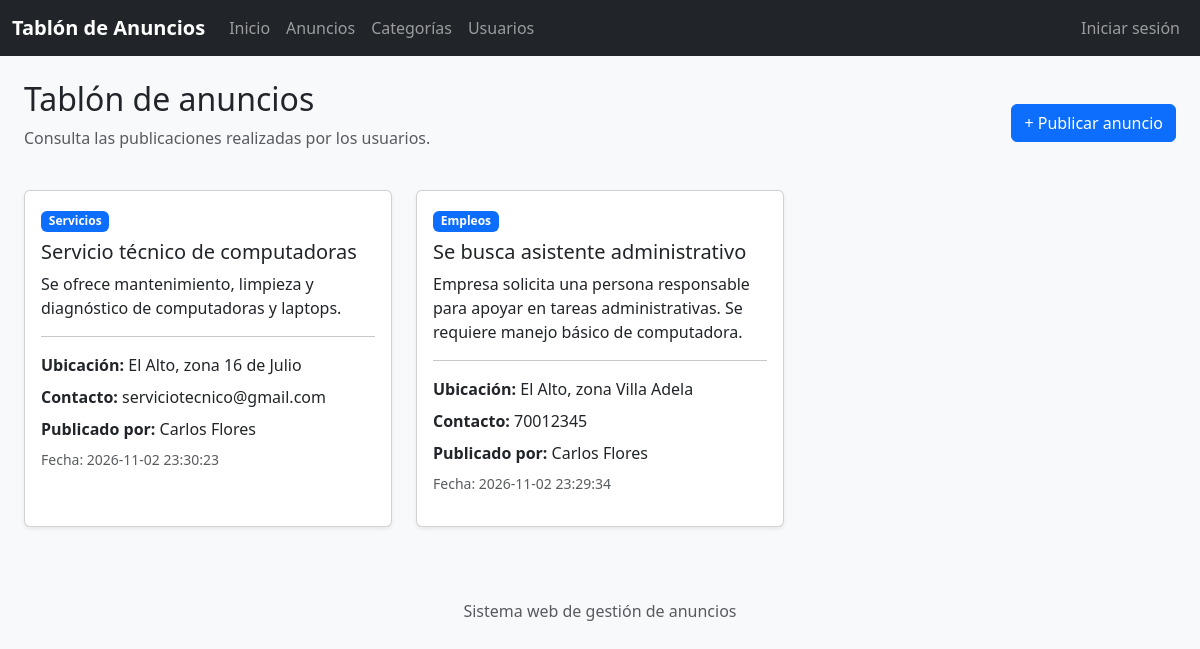
/anuncios/, run on the app's committed database.
### blueprintapp/anuncios/models.py (models this page shows, shortened)
class Anuncio(db.Model):
    __tablename__ = "anuncios"
    id = db.Column(db.Integer,primary_key=True)
    titulo = db.Column(db.String,nullable=False)
    descripcion = db.Column(db.String,nullable=False)
    ubicacion = db.Column(db.String,nullable=False)
    contacto = db.Column(db.String,nullable=False)
    fecha_publicacion = db.Column(db.DateTime,server_default=db.func.now())
    usuario_id = db.Column(db.Integer,db.ForeignKey('usuarios.id'),nullable=False)
    categoria_id = db.Column(db.Integer,db.ForeignKey('categorias.id'),nullable=False)
    usuario = db.relationship('Usuario',backref='anuncios')
    categoria = db.relationship('Categoria',backref='anuncios')

### blueprintapp/categorias/models.py (models this page shows, shortened)
class Categoria(db.Model):
    __tablename__ = "categorias"
    id = db.Column(db.Integer,primary_key=True)
    nombre = db.Column(db.String,nullable=False,unique=True)
    descripcion = db.Column(db.String,nullable=False)

### blueprintapp/usuarios/models.py (models this page shows, shortened)
class Usuario(db.Model):
    __tablename__ = "usuarios"
    id = db.Column(db.Integer, primary_key=True)
    nombre = db.Column(db.String,nullable=False)
    email = db.Column(db.String,unique=True,nullable=False)
    password = db.Column(db.String,nullable=False)

### blueprintapp/anuncios/routes.py (the view)
@bp_anuncio.route("/")
def index():
    anuncios = Anuncio.query.order_by(Anuncio.fecha_publicacion.desc()).all()
    return render_template('anuncios/index.html',anuncios=anuncios)

### blueprintapp/anuncios/templates/anuncios/index.html (shortened to what this page needs)
{% extends "base.html" %}
{% block content %}
<div class="d-flex justify-content-between align-items-center mb-4">
    <div>
        <h2>Tablón de anuncios</h2>
        <p class="text-muted">
            Consulta las publicaciones realizadas por los usuarios.
        </p>
    </div>
    <a href="{{ url_for('bp_anuncio.create') }}" class="btn btn-primary">
        + Publicar anuncio
    </a>
</div>
<div class="row">
    {% for item in anuncios %}
    <div class="col-md-6 col-lg-4 mb-4">
        <div class="card shadow-sm h-100">
            <div class="card-body">
                <span class="badge bg-primary mb-2">
                    {{ item.categoria.nombre }}
                </span>
                <h5 class="card-title">
                    {{ item.titulo }}
                </h5>
                <p class="card-text">
                    {{ item.descripcion }}
                </p>
                <hr>
                <p class="mb-2">
                    <strong>Ubicación:</strong>
                    {{ item.ubicacion }}
                </p>
                <p class="mb-2">
                    <strong>Contacto:</strong>
                    {{ item.contacto }}
                </p>
                <p class="mb-2">
                    <strong>Publicado por:</strong>
                    {{ item.usuario.nombre }}
                </p>
                <p class="text-muted small">
                    Fecha: {{ item.fecha_publicacion }}
                </p>
            </div>
        </div>
    </div>
    {% else %}
    <div class="col-12">
        <div class="alert alert-info text-center">
            No hay anuncios publicados todavía.
        </div>
    </div>
    {% endfor %}
</div>
{% endblock %}

### blueprintapp/templates/base.html (shortened to what this page needs)
<!DOCTYPE html>
<html lang="es">
<head>
    <link href="https://cdn.jsdelivr.net/npm/bootstrap@5.3.3/dist/css/bootstrap.min.css" rel="stylesheet">
</head>
<body class="bg-light">
    <nav class="navbar navbar-expand-lg navbar-dark bg-dark">
        <div class="container-fluid">
            <a class="navbar-brand fw-bold" href="{{ url_for('bp_core.index') }}">
                Tablón de Anuncios
            </a>
            <div class="collapse navbar-collapse" id="menu">
                <div class="navbar-nav me-auto">
                    <a class="nav-link" href="{{ url_for('bp_core.index') }}">
                        Inicio
                    </a>
                    <a class="nav-link" href="{{ url_for('bp_anuncio.index') }}">
                        Anuncios
                    </a>
                    <a class="nav-link" href="{{ url_for('bp_categoria.index') }}">
                        Categorías
                    </a>
                    <a class="nav-link" href="{{ url_for('bp_usuario.index') }}">
                        Usuarios
                    </a>
                </div>
                <div class="navbar-nav">
                    {% if session.get('usuario_id') %}
                    <span class="navbar-text text-white me-3">
                        {{ session.get('usuario') }}
                    </span>
                    <a class="nav-link text-warning" href="{{ url_for('bp_auth.logout') }}">
                        Cerrar sesión
                    </a>
                    {% else %}
                    <a class="nav-link" href="{{ url_for('bp_auth.login') }}">
                        Iniciar sesión
                    </a>
                    {% endif %}
                </div>
            </div>
        </div>
    </nav>
    <main class="container-fluid mt-4 px-4">
        {% block content %}
        {% endblock %}
    </main>
    <footer class="text-center text-muted py-4 mt-4">
        Sistema web de gestión de anuncios
    </footer>
</body>
</html>

### data on the page
Anuncio: categoria.nombre "Servicios", titulo "Servicio técnico de computadoras", descripcion "Se ofrece mantenimiento, limpieza y diagnóstico de computadoras y laptops.", ubicacion "El Alto, zona 16 de Julio", contacto "serviciotecnico@gmail.com", usuario.nombre "Carlos Flores", fecha_publicacion "2026-11-02 23:30:23"
Anuncio: categoria.nombre "Empleos", titulo "Se busca asistente administrativo", descripcion "Empresa solicita una persona responsable para apoyar en tareas administrativas. Se requiere manejo básico de computadora.", ubicacion "El Alto, zona Villa Adela", contacto "70012345", usuario.nombre "Carlos Flores", fecha_publicacion "2026-11-02 23:29:34"
